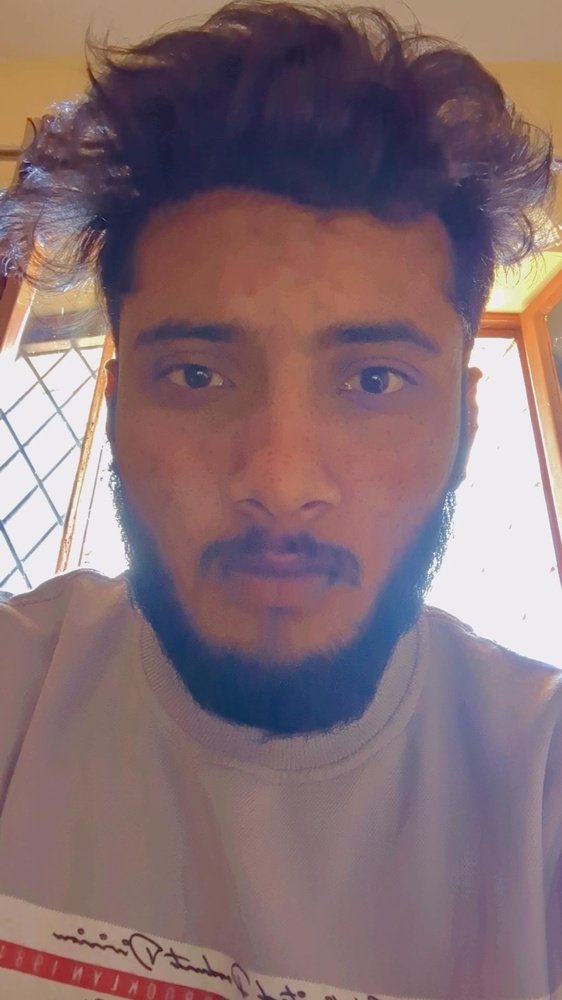
#> input picture image.jpg, 562 x 1000 px, shrunk from 1080 x 1920 before the run, found by its file name; the run also reads 2 pictures not shown here
$ jupyter execute canny.ipynb
#> lines starting #> are read from the running program, lines starting #| are printed output that depends on the picture
[cell 1]
import cv2
import numpy as np
from matplotlib import pyplot as plt

original image

[cell 2]
img = cv2.imread('F:\VS Code\Image Processing\image.jpg')
#> img is the input picture: shape (1000, 562, 3); mean B, G, R 115.6, 110.5, 133.9
img = cv2.cvtColor(img, cv2.COLOR_BGR2RGB)
gray = cv2.cvtColor(img, cv2.COLOR_BGR2GRAY)
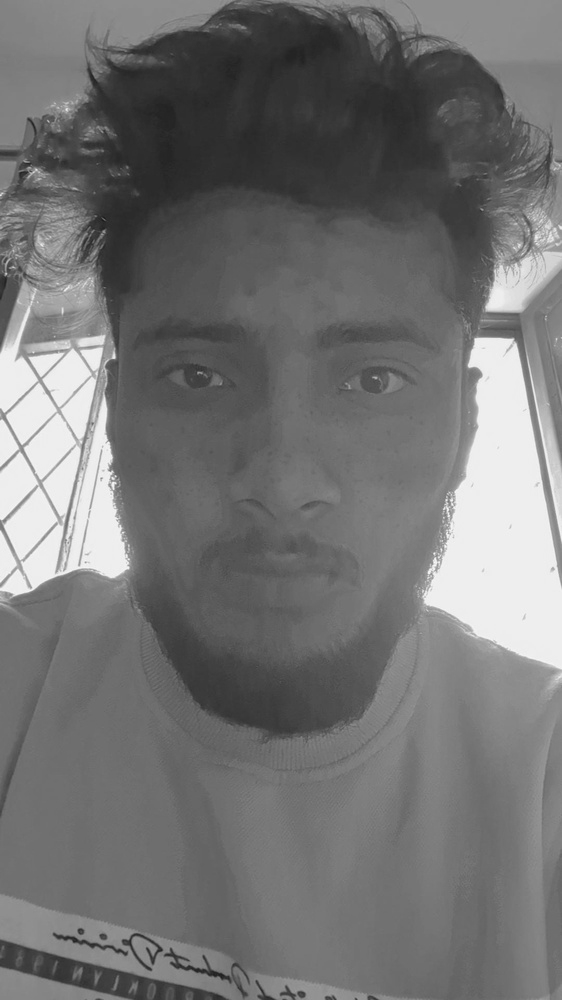
#> gray: shape (1000, 562); min 27, max 251, mean 114.7
img_gaussian = cv2.GaussianBlur(gray,(3,3),0)

#canny
img_canny = cv2.Canny(img,100,200)
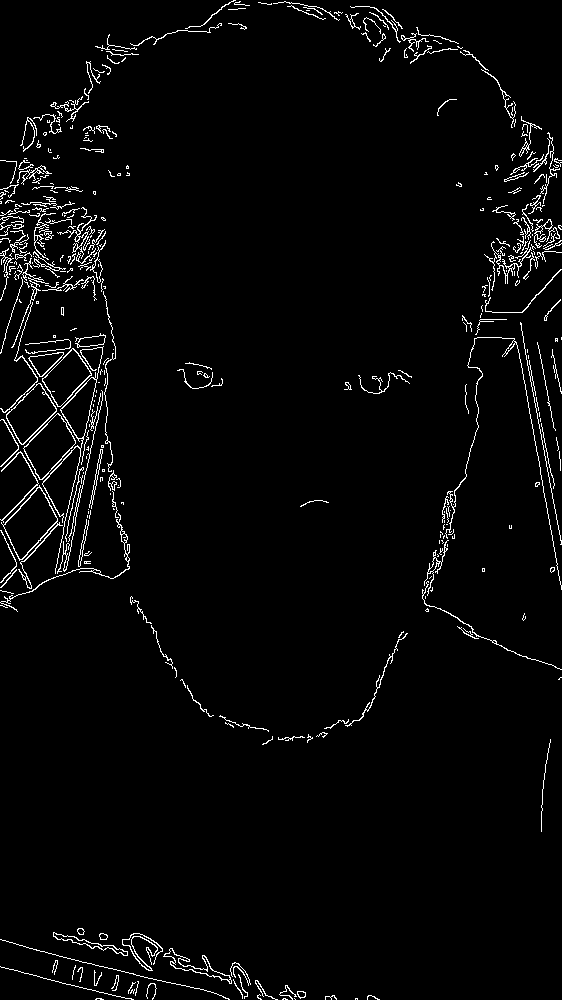
#> img_canny: shape (1000, 562); 2.8% white in thin lines or dots


plt.imshow(img)
plt.title('Original')
plt.show()
plt.imshow(img_canny)
plt.title('Canny')
plt.show()

gaussian noise image

[cell 3]
img = cv2.imread('F:\VS Code\Image Processing\gaussian_noice.jpg')
img = cv2.cvtColor(img, cv2.COLOR_BGR2RGB)
gray = cv2.cvtColor(img, cv2.COLOR_BGR2GRAY)
img_gaussian = cv2.GaussianBlur(gray,(3,3),0)

#canny
img_canny = cv2.Canny(img,100,200)
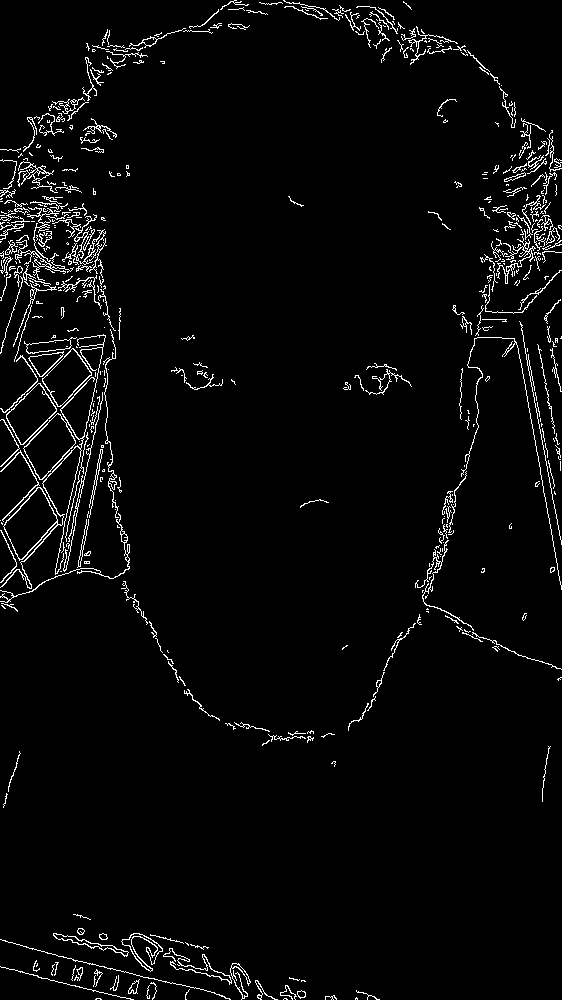
#> img_canny: shape (1000, 562); 3.3% white in thin lines or dots


plt.imshow(img)
plt.title('Gaussian Noice')
plt.show()
plt.imshow(img_canny)
plt.title('Canny')
plt.show()

pepper noise image

[cell 4]
img = cv2.imread('F:\VS Code\Image Processing\pepper_noise.jpg')
img = cv2.cvtColor(img, cv2.COLOR_BGR2RGB)
gray = cv2.cvtColor(img, cv2.COLOR_BGR2GRAY)
img_gaussian = cv2.GaussianBlur(gray,(3,3),0)

#canny
img_canny = cv2.Canny(img,100,200)
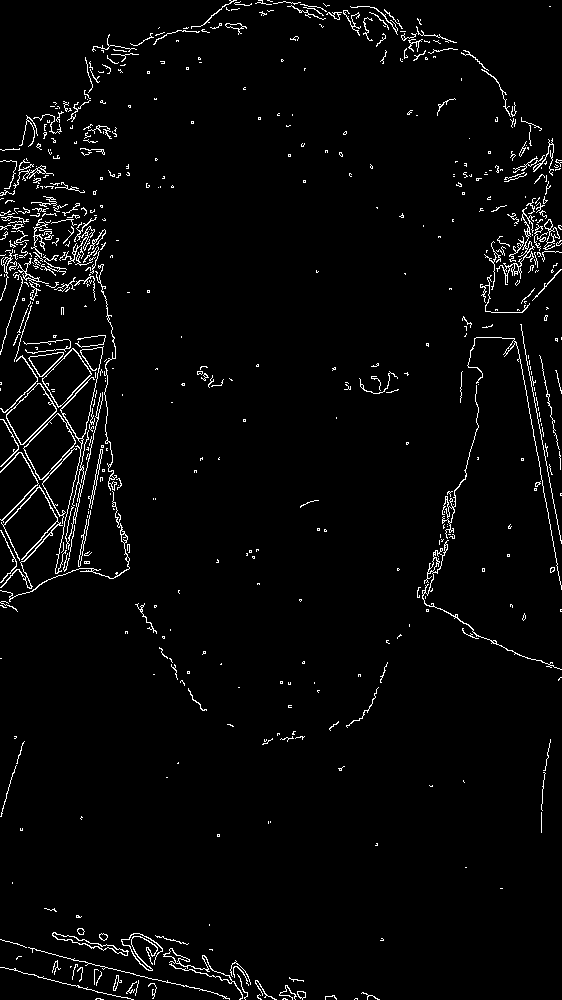
#> img_canny: shape (1000, 562); 2.9% white in thin lines or dots


plt.imshow(img)
plt.title('Pepper Noice')
plt.show()
plt.imshow(img_canny)
plt.title('Canny')
plt.show()
